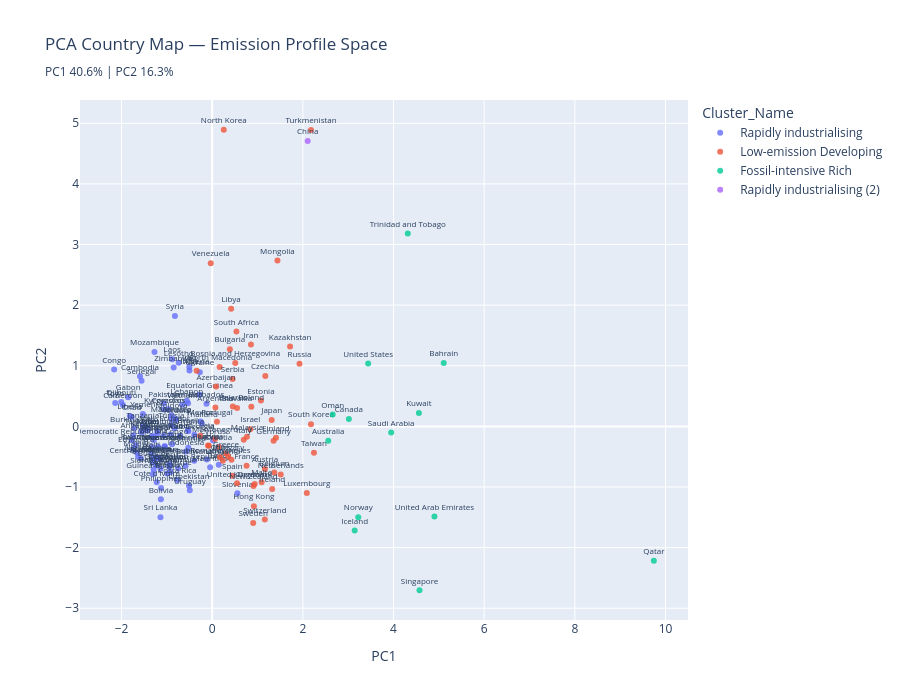

Here is the notebook cell this chart was saved with:
### Code cell
section("PCA — 2D behavioural space")

pca = PCA(n_components=2, random_state=42)
pts = pca.fit_transform(X_scaled)
snap_clean["PCA_1"] = pts[:, 0]
snap_clean["PCA_2"] = pts[:, 1]

print(f"PCA component 1 explains: {pca.explained_variance_ratio_[0]*100:.1f}%")
print(f"PCA component 2 explains: {pca.explained_variance_ratio_[1]*100:.1f}%")
print(f"Total explained variance: {pca.explained_variance_ratio_.sum()*100:.1f}%")

# PCA loadings
loadings = pd.DataFrame(
    pca.components_.T, index=CLUSTER_FEATURES, columns=["PC1","PC2"]
).round(3)
print("\nPCA loadings (feature contributions):")
display(loadings)

fig = px.scatter(
    snap_clean, x="PCA_1", y="PCA_2", color="Cluster_Name",
    text="country", opacity=0.8,
    hover_data=["co2_per_capita","gdp_per_capita","fossil_share","energy_per_capita"],
    title="PCA Country Map — Emission Profile Space<br>"
          f"<sub>PC1 {pca.explained_variance_ratio_[0]*100:.1f}% | PC2 {pca.explained_variance_ratio_[1]*100:.1f}%</sub>",
    labels={"PCA_1": "PC1", "PCA_2": "PC2"}
)
fig.update_traces(textposition="top center", textfont_size=8)
fig.update_layout(height=700)
fig.show()

### Figure 1 — Plotly figure (JSON) as saved in the notebook; plotly's stock layout.template omitted (floating-point values rounded to 4 significant figures; data arrays with more than 128 entries replaced by an {"elided": "..."} marker saying what was removed)
{"data": [{"customdata": {"elided": "96x4 float values"}, "hovertemplate": "Cluster_Name=Rapidly industrialising<br>PC1=%{x}<br>PC2=%{y}<br>country=%{text}<br>co2_per_capita=%{customdata[0]}<br>gdp_per_capita=%{customdata[1]}<br>fossil_share=%{customdata[2]}<br>energy_per_capita=%{customdata[3]}<extra></extra>", "legendgroup": "Rapidly industrialising", "marker": {"color": "#636efa", "opacity": 0.8, "symbol": "circle"}, "mode": "markers+text", "name": "Rapidly industrialising", "orientation": "v", "showlegend": true, "text": ["Afghanistan", "Albania", "Angola", "Armenia", "Bangladesh", "Barbados", "Benin", "Bolivia", "Botswana", "Brazil", "Burkina Faso", "Burundi", "Cambodia", "Cameroon", "Cape Verde", "Central African Republic", "Chad", "Colombia", "Comoros", "Congo", "Costa Rica", "Cote d'Ivoire", "Cuba", "Cyprus", "Democratic Republic of Congo", "Djibouti", "Dominica", "Dominican Republic", "Ecuador", "Egypt", "El Salvador", "Equatorial Guinea", "Eswatini", "Ethiopia", "Gabon", "Gambia", "Ghana", "Guatemala", "Guinea", "Guinea-Bissau", "Haiti", "Honduras", "India", "Indonesia", "Iraq", "Jamaica", "Jordan", "Kenya", "Kyrgyzstan", "Laos", "Lebanon", "Lesotho", "Liberia", "Madagascar", "Malawi", "Mali", "Mauritania", "Mauritius", "Mexico", "Moldova", "Morocco", "Mozambique", "Myanmar", "Namibia", "Nepal", "Nicaragua", "Niger", "Nigeria", "Pakistan", "Palestine", "Paraguay", "Peru", "Philippines", "Romania", "Rwanda", "Saint Lucia", "Sao Tome and Principe", "Senegal", "Sierra Leone", "Slovenia", "Sri Lanka", "Syria", "Tajikistan", "Tanzania", "Thailand", "Togo", "Tunisia", "Turkey", "Uganda", "Ukraine", "Uruguay", "Uzbekistan", "Vietnam", "Yemen", "Zambia", "Zimbabwe"], "textfont": {"size": 8}, "textposition": "top center", "type": "scatter", "x": [-1.194, -1.208, -1.739, -0.5264, -1.138, -0.1259, -1.335, -1.132, -0.3959, -0.5375, -1.721, -1.309, -1.592, -1.97, -0.9193, -1.283, -1.776, -0.7491, -0.9662, -2.163, -0.7676, -1.223, -0.7115, 0.01919, -1.769, -2.007, -0.527, -0.5877, -0.8263, -0.8857, -0.9497, -0.2783, -0.9309, -1.741, -1.854, -1.22, -1.23, -1.048, -1.216, -1.309, -1.341, -1.07, -0.5015, -0.578, -0.5043, -0.5329, -0.7935, -1.553, -1.062, -0.8827, -0.5579, -0.7387, -1.816, -1.299, -1.665, -1.443, -0.9065, -0.04501, -0.2556, -0.8974, -0.8165, -1.273, -1.29, -1.213, -1.425, -1.145, -1.326, -1.634, -1.065, -0.9137, -0.9926, -0.9427, -1.128, -0.1174, -1.69, -0.3939, -1.046, -1.558, -1.292, 0.5558, -1.14, -0.8224, -1.547, -1.529, -0.2275, -2.14, -0.9017, 0.1452, -1.574, -0.2736, -0.4941, -0.5116, -0.6579, -1.529, -1.289, -0.8498], "xaxis": "x", "y": [-0.3367, -0.1235, -0.1462, -0.07876, -0.7002, 0.3725, -0.1646, -1.203, -0.5652, -0.06006, -0.0319, -0.5983, 0.8263, 0.3546, -0.7536, -0.5466, 0.1533, -0.6964, 0.2817, 0.938, -0.8842, -0.9229, -0.1585, -0.2324, -0.2307, 0.4008, -0.3514, -0.6483, -0.02956, -0.2941, -0.6671, 0.5207, -0.6438, -0.374, 0.4808, -0.5147, -0.6465, -0.3297, -0.5248, -0.7906, -0.4527, -0.1544, 0.9229, -0.4134, 0.9784, 0.3814, 0.1041, -0.1005, 0.2777, 1.109, 0.4227, 1.05, 0.172, -0.5355, -0.4292, -0.02099, 0.1214, -0.6761, 0.08213, 0.185, 0.1268, 1.227, -0.1636, -0.07457, -0.06794, -0.5423, -0.3413, -0.4998, 0.3813, -0.1333, -0.7791, -0.6245, -1.018, -0.548, -0.3132, -0.1385, -0.3329, 0.7529, -0.7152, -1.103, -1.499, 1.82, -0.06424, 0.02057, 0.04769, 0.3839, 0.02375, -0.6331, -0.5264, 0.8942, -1.054, -0.9788, 0.3569, 0.205, -0.2247, 0.9702], "yaxis": "y"}, {"customdata": {"elided": "54x4 float values"}, "hovertemplate": "Cluster_Name=Low-emission Developing<br>PC1=%{x}<br>PC2=%{y}<br>country=%{text}<br>co2_per_capita=%{customdata[0]}<br>gdp_per_capita=%{customdata[1]}<br>fossil_share=%{customdata[2]}<br>energy_per_capita=%{customdata[3]}<extra></extra>", "legendgroup": "Low-emission Developing", "marker": {"color": "#EF553B", "opacity": 0.8, "symbol": "circle"}, "mode": "markers+text", "name": "Low-emission Developing", "orientation": "v", "showlegend": true, "text": ["Algeria", "Argentina", "Austria", "Azerbaijan", "Belarus", "Belgium", "Bosnia and Herzegovina", "Bulgaria", "Chile", "Croatia", "Czechia", "Denmark", "Estonia", "Finland", "France", "Georgia", "Germany", "Greece", "Hong Kong", "Hungary", "Iran", "Ireland", "Israel", "Italy", "Japan", "Kazakhstan", "Latvia", "Libya", "Lithuania", "Luxembourg", "Malaysia", "Malta", "Mongolia", "Montenegro", "Netherlands", "New Zealand", "North Korea", "North Macedonia", "Panama", "Poland", "Portugal", "Russia", "Serbia", "Seychelles", "Slovakia", "South Africa", "South Korea", "Spain", "Sweden", "Switzerland", "Taiwan", "Turkmenistan", "United Kingdom", "Venezuela"], "textfont": {"size": 8}, "textposition": "top center", "type": "scatter", "x": [-0.3439, 0.07026, 1.164, 0.0859, 0.4549, 1.371, 0.5085, 0.3896, 0.1717, 0.1484, 1.172, 0.9377, 1.076, 1.407, 0.7588, -0.2661, 1.354, 0.3041, 0.9201, 0.3543, 0.8551, 1.323, 0.8414, 0.6962, 1.313, 1.718, -0.07445, 0.4173, 0.2342, 2.087, 0.7662, 1.09, 1.439, 0.06165, 1.512, 0.9108, 0.2548, 0.164, -0.09194, 0.863, 0.1042, 1.926, 0.4499, 0.4256, 0.5483, 0.5345, 2.18, 0.4456, 0.9042, 1.161, 2.245, 2.18, 0.548, -0.03203], "xaxis": "x", "y": [0.9179, 0.3105, -0.704, 0.6574, 0.3286, -0.7616, 1.044, 1.273, -0.5077, -0.3422, 0.8324, -0.95, 0.4267, -0.1894, -0.6486, -0.1559, -0.2361, -0.4486, -1.317, -0.5001, 1.349, -1.031, -0.04732, -0.2188, 0.106, 1.316, -0.321, 1.942, -0.5668, -1.098, -0.1716, -0.9206, 2.736, -0.2086, -0.7927, -0.9821, 4.894, 0.9815, -0.3173, 0.325, 0.07575, 1.035, 0.7798, -0.5523, 0.3035, 1.566, 0.03693, -0.8135, -1.593, -1.537, -0.4351, 4.889, -0.94, 2.693], "yaxis": "y"}, {"customdata": [[14.48, 51310.0, 0.9404, 62600.0], [24.27, 38320.0, 0.9886, 152000.0], [13.42, 45370.0, 0.9501, 97780.0], [9.667, 42120.0, 0.9513, 159700.0], [26.25, 47710.0, 0.9799, 106400.0], [6.668, 88390.0, 0.9342, 99630.0], [15.65, 37490.0, 0.9195, 84610.0], [41.27, 132000.0, 0.9707, 214500.0], [20.38, 56690.0, 0.9509, 96880.0], [9.245, 81740.0, 1.0, 180700.0], [22.93, 25080.0, 0.9875, 106000.0], [20.13, 76130.0, 0.9655, 138000.0], [14.2, 57080.0, 0.9523, 76800.0]], "hovertemplate": "Cluster_Name=Fossil-intensive Rich<br>PC1=%{x}<br>PC2=%{y}<br>country=%{text}<br>co2_per_capita=%{customdata[0]}<br>gdp_per_capita=%{customdata[1]}<br>fossil_share=%{customdata[2]}<br>energy_per_capita=%{customdata[3]}<extra></extra>", "legendgroup": "Fossil-intensive Rich", "marker": {"color": "#00cc96", "opacity": 0.8, "symbol": "circle"}, "mode": "markers+text", "name": "Fossil-intensive Rich", "orientation": "v", "showlegend": true, "text": ["Australia", "Bahrain", "Canada", "Iceland", "Kuwait", "Norway", "Oman", "Qatar", "Saudi Arabia", "Singapore", "Trinidad and Tobago", "United Arab Emirates", "United States"], "textfont": {"size": 8}, "textposition": "top center", "type": "scatter", "x": [2.56, 5.107, 3.015, 3.143, 4.559, 3.222, 2.658, 9.743, 3.949, 4.574, 4.315, 4.902, 3.44], "xaxis": "x", "y": [-0.2358, 1.044, 0.1224, -1.716, 0.2209, -1.498, 0.1947, -2.217, -0.1019, -2.703, 3.182, -1.487, 1.037], "yaxis": "y"}, {"customdata": [[8.658, 18920.0, 0.9342, 34510.0]], "hovertemplate": "Cluster_Name=Rapidly industrialising (2)<br>PC1=%{x}<br>PC2=%{y}<br>country=%{text}<br>co2_per_capita=%{customdata[0]}<br>gdp_per_capita=%{customdata[1]}<br>fossil_share=%{customdata[2]}<br>energy_per_capita=%{customdata[3]}<extra></extra>", "legendgroup": "Rapidly industrialising (2)", "marker": {"color": "#ab63fa", "opacity": 0.8, "symbol": "circle"}, "mode": "markers+text", "name": "Rapidly industrialising (2)", "orientation": "v", "showlegend": true, "text": ["China"], "textfont": {"size": 8}, "textposition": "top center", "type": "scatter", "x": [2.107], "xaxis": "x", "y": [4.708], "yaxis": "y"}], "layout": {"height": 700, "legend": {"title": {"text": "Cluster_Name"}, "tracegroupgap": 0}, "title": {"text": "PCA Country Map — Emission Profile Space<br><sub>PC1 40.6% | PC2 16.3%</sub>"}, "xaxis": {"anchor": "y", "domain": [0, 1], "title": {"text": "PC1"}}, "yaxis": {"anchor": "x", "domain": [0, 1], "title": {"text": "PC2"}}}}
